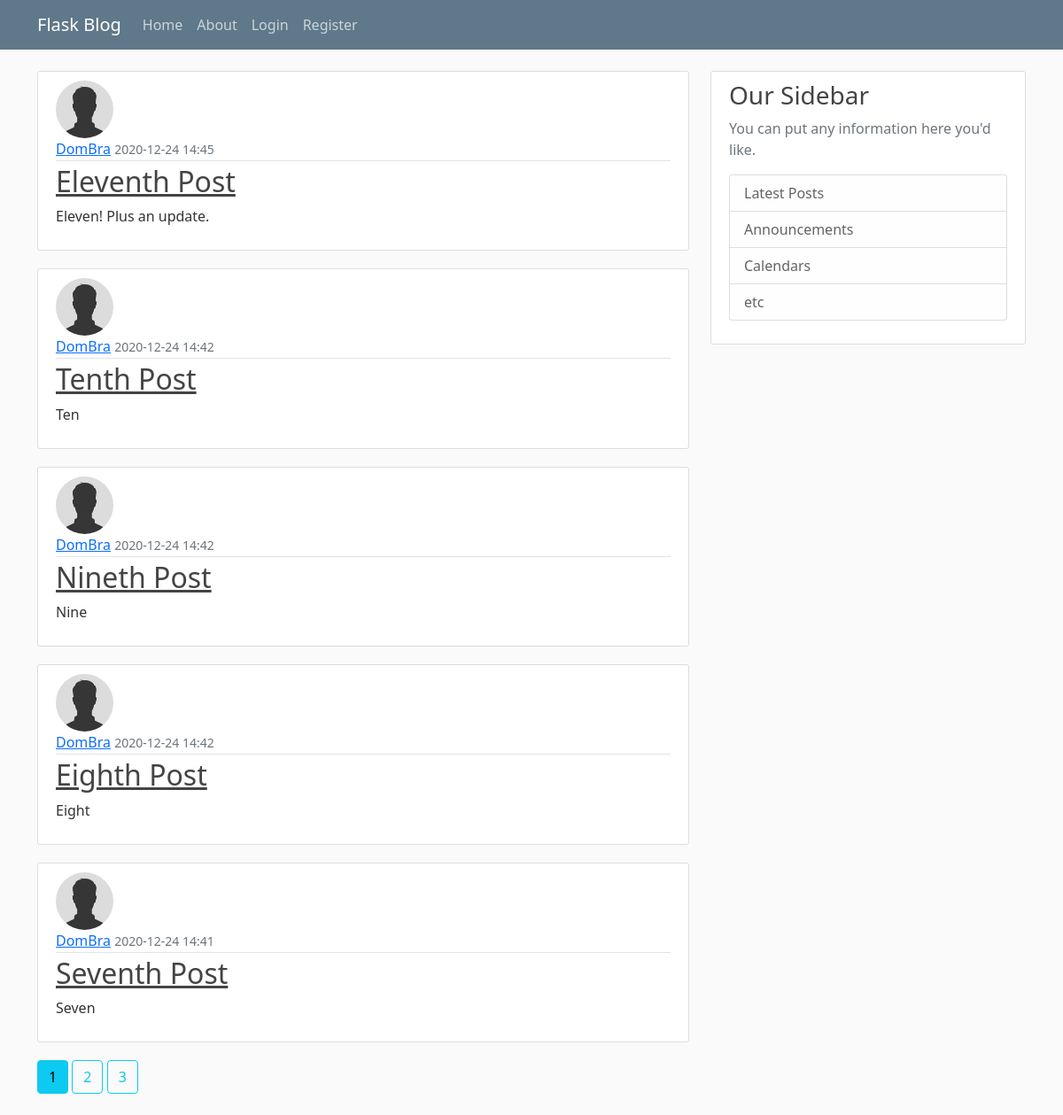
The page /home on the database its author committed.
### flaskblog/models.py (models this page shows, shortened)
class Post(db.Model):
    id = db.Column(db.Integer, primary_key=True)
    title = db.Column(db.String(100), nullable=False)
    date_posted = db.Column(db.DateTime, nullable=False, default=datetime.utcnow)
    content = db.Column(db.Text, nullable=False)
    user_id = db.Column(db.Integer, db.ForeignKey("user.id"), nullable=False)

class User(db.Model, UserMixin):
    id = db.Column(db.Integer, primary_key=True)
    username = db.Column(db.String(20), unique=True, nullable=False)
    email = db.Column(db.String(120), unique=True, nullable=False)
    image_file = db.Column(db.String(20), nullable=False, default="default.jpg")
    password = db.Column(db.String(60), nullable=False)
    posts = db.relationship("Post", backref="author", lazy=True)

### flaskblog/main/routes.py (the view)
@main.route("/")
@main.route("/home")
def home():
    page = request.args.get("page", 1, type=int)
    posts = Post.query.order_by(Post.date_posted.desc()).paginate(page=page, per_page=5)
    return render_template("home.html", posts=posts)

### flaskblog/templates/home.html
{% extends "layout.html" %}
{% block content %}
    {% for post in posts.items %}
        <article class="media content-section">
            <img class="rounded-circle article-img" src="{{ url_for('static', filename='profile_pics/' + post.author.image_file) }}">
            <div class="media-body">
            <div class="article-metadata">
                <a class="mr-2" href="{{ url_for('users.user_posts', username=post.author.username) }}">{{ post.author.username }}</a>
                <small class="text-muted">{{ post.date_posted.strftime("%Y-%m-%d %H:%M") }}</small>
            </div>
            <h2><a class="article-title" href="{{ url_for('posts.post', post_id=post.id) }}">{{ post.title }}</a></h2>
            <p class="article-content">{{ post.content }}</p>
            </div>
        </article>
    {% endfor %}
    {% for page_num in posts.iter_pages(left_edge=1, right_edge=1, left_current=1, right_current=2) %}
        {% if page_num %}
            {% if posts.page == page_num %}
                <a class="btn btn-info mb-4" href="{{ url_for('main.home', page=page_num)}}">{{ page_num }}</a>
            {% else %}
                <a class="btn btn-outline-info mb-4" href="{{ url_for('main.home', page=page_num)}}">{{ page_num }}</a>
            {% endif %}
        {% else %}
            ...
        {% endif %}
    {% endfor %}
{% endblock content%}

### flaskblog/templates/layout.html (shortened to what this page needs)
<!DOCTYPE html>
<html>
<head>
    <link href="https://cdn.jsdelivr.net/npm/bootstrap@5.0.0-beta1/dist/css/bootstrap.min.css" rel="stylesheet">
    <link rel="stylesheet" type="text/css" href="{{ url_for('static', filename='main.css') }}">
</head>
<body>
    <header class="site-header">
        <nav class="navbar navbar-expand-md navbar-dark bg-steel fixed-top">
            <div class="container">
              <a class="navbar-brand mr-4" href="/">Flask Blog</a>
              <div class="collapse navbar-collapse" id="navbarToggle">
                  <div class="navbar-nav mr-auto">
                    <a class="nav-item nav-link" href="{{ url_for('main.home') }}">Home</a>
                    <a class="nav-item nav-link" href="{{ url_for('main.about') }}">About</a>
                  </div>
                  <div class="navbar-nav ml-auto">
                    {% if current_user.is_authenticated %}
                      <a class="nav-item nav-link" href="{{ url_for('posts.new_post') }}">New Post</a>
                      <a class="nav-item nav-link" href="{{ url_for('users.account') }}">Account</a>
                      <a class="nav-item nav-link" href="{{ url_for('users.logout') }}">Logout</a>
                    {% else %}
                      <a class="nav-item nav-link" href="{{ url_for('users.login') }}">Login</a>
                      <a class="nav-item nav-link" href="{{ url_for('users.register') }}">Register</a>
                    {% endif %}
                  </div>
              </div>
            </div>
        </nav>
    </header>
    <main role="main" class="container">
        <div class="row">
          <div class="col-md-8">
            {% block content %}{% endblock %}
          </div>
          <div class="col-md-4">
            <div class="content-section">
              <h3>Our Sidebar</h3>
              <p class='text-muted'>You can put any information here you'd like.
                <ul class="list-group">
                  <li class="list-group-item list-group-item-light">Latest Posts</li>
                  <li class="list-group-item list-group-item-light">Announcements</li>
                  <li class="list-group-item list-group-item-light">Calendars</li>
                  <li class="list-group-item list-group-item-light">etc</li>
                </ul>
              </p>
            </div>
          </div>
        </div>
      </main>
</body>
</html>

### flaskblog/static/main.css (style rules this page uses)
body { background: #fafafa; color: #333333; margin-top: 5rem; }
h1, h2, h3, h4, h5, h6 { color: #444444; }
.bg-steel { background-color: #5f788a; }
.site-header .navbar-nav .nav-link { color: #cbd5db; }
.content-section { background: #ffffff; padding: 10px 20px; border: 1px solid #dddddd; border-radius: 3px; margin-bottom: 20px; }
.article-title { color: #444444; }
.article-content { white-space: pre-line; }
.article-img { height: 65px; width: 65px; margin-right: 16px; }
.article-metadata { padding-bottom: 1px; margin-bottom: 4px; border-bottom: 1px solid #e3e3e3 }

### rows shown on the page
Post: image_file (picture), author.username "DomBra", date_posted "2020-12-24 14:45", title "Eleventh Post", content "Eleven! Plus an update."
Post: image_file (picture), author.username "DomBra", date_posted "2020-12-24 14:42", title "Tenth Post", content "Ten"
Post: image_file (picture), author.username "DomBra", date_posted "2020-12-24 14:42", title "Nineth Post", content "Nine"
Post: image_file (picture), author.username "DomBra", date_posted "2020-12-24 14:42", title "Eighth Post", content "Eight"
Post: image_file (picture), author.username "DomBra", date_posted "2020-12-24 14:41", title "Seventh Post", content "Seven"

### other values the page prints
{{ page_num }} "1"
{{ page_num }} "2" "3"
